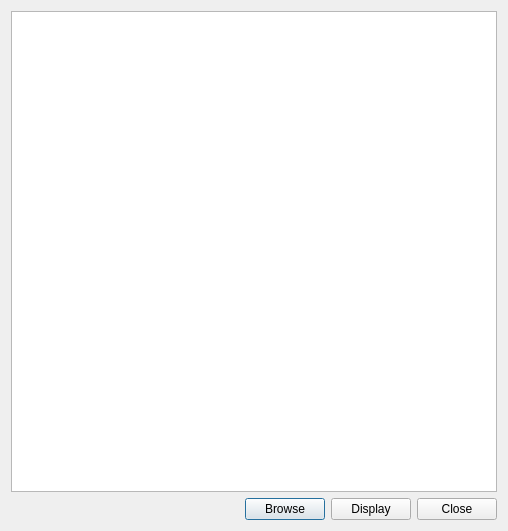
<?xml version="1.0" encoding="UTF-8"?>
<ui version="4.0">
 <class>Dialog</class>
 <widget class="QDialog" name="Dialog">
  <property name="geometry">
   <rect>
    <x>0</x>
    <y>0</y>
    <width>508</width>
    <height>531</height>
   </rect>
  </property>
  <property name="windowTitle">
   <string>Dialog</string>
  </property>
  <layout class="QVBoxLayout" name="verticalLayout">
   <item>
    <widget class="QTableWidget" name="table"/>
   </item>
   <item>
    <layout class="QHBoxLayout" name="horizontalLayout">
     <item>
      <spacer name="horizontalSpacer">
       <property name="orientation">
        <enum>Qt::Horizontal</enum>
       </property>
       <property name="sizeHint" stdset="0">
        <size>
         <width>40</width>
         <height>20</height>
        </size>
       </property>
      </spacer>
     </item>
     <item>
      <widget class="QPushButton" name="browseButton">
       <property name="text">
        <string>Browse</string>
       </property>
      </widget>
     </item>
     <item>
      <widget class="QPushButton" name="reloadButton">
       <property name="text">
        <string>Display</string>
       </property>
      </widget>
     </item>
     <item>
      <widget class="QPushButton" name="endButton">
       <property name="text">
        <string>Close</string>
       </property>
      </widget>
     </item>
    </layout>
   </item>
  </layout>
 </widget>
 <layoutdefault spacing="6" margin="11"/>
 <resources/>
 <connections>
  <connection>
   <sender>endButton</sender>
   <signal>clicked()</signal>
   <receiver>Dialog</receiver>
   <slot>reject()</slot>
   <hints>
    <hint type="sourcelabel">
     <x>371</x>
     <y>282</y>
    </hint>
    <hint type="destinationlabel">
     <x>199</x>
     <y>149</y>
    </hint>
   </hints>
  </connection>
 </connections>
</ui>
